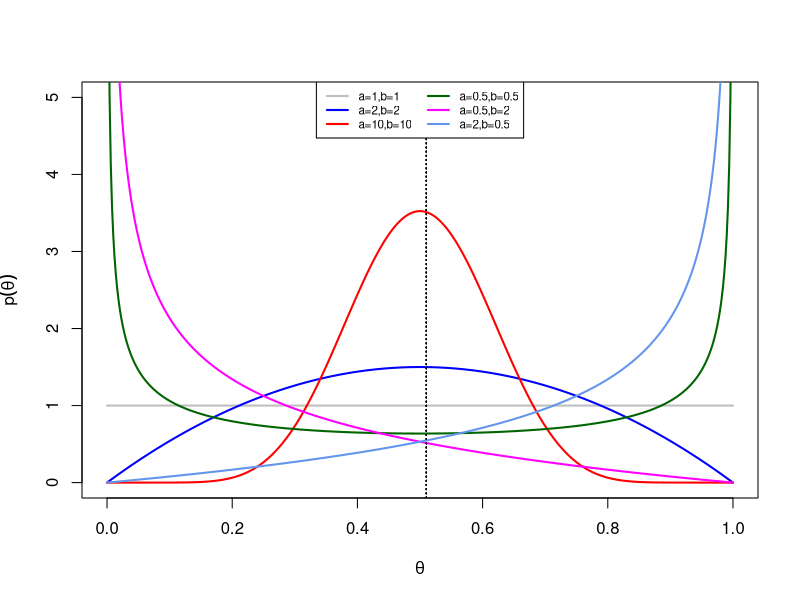
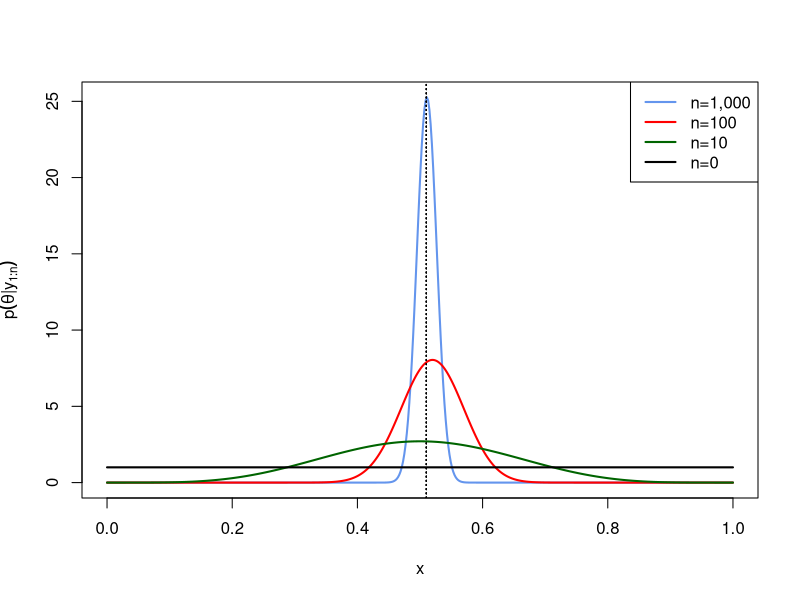

These charts were generated, in order, by the following R code:
#--------------------------------------------------------------
# Prior and posterior from the Beta-Bernoulli model (coin tossing)
#--------------------------------------------------------------

#--------------------------------------------------------------
#plotting and playing with the Beta(a,b) prior distribution
#--------------------------------------------------------------
genprBetas <- function(a,b,colset="blue",addF=F){
  curve(dbeta(x,shape1=a,shape2=b),from=0.0,to=1,
        ylab=expression(p(theta)),xlab=expression(theta),
        n=500,col=colset,add=addF,lwd=2,ylim=c(0,5))
  abline(v=0.51,lty=3,lwd=1)
}


genprBetas(a=1,b=1,colset="grey",addF=F)
genprBetas(a=2,b=2,colset="blue",addF=T)
genprBetas(a=10,b=10,colset="red",addF=T)
genprBetas(a=0.5,b=0.5,colset="darkgreen",addF=T)
genprBetas(a=0.5,b=2,colset="magenta",addF=T)
genprBetas(a=2,b=0.5,colset="cornflowerblue",addF=T)
# abline(v=0.51,lwd=1,lty=3)
legend("top",lty=rep(1,4),lwd=2,
       col=c("grey","blue","red","darkgreen","magenta","cornflowerblue"),
       legend=c("a=1,b=1","a=2,b=2","a=10,b=10","a=0.5,b=0.5","a=0.5,b=2","a=2,b=0.5"),
       ncol=2,cex=0.7)


#--------------------------------------------------------------
#plotting and playing with the Beta(a+sum(y),b+n-sum(y)) posterior distribution
#--------------------------------------------------------------
genBetas <- function(n,colset="blue",addF=F){
  y<-rbinom(n,1,0.51)
  curve(dbeta(x,shape1=(1+sum(y)),shape2=(1+n-sum(y))),from=0.0,to=1,
        ylab=expression(p(paste(theta,"|",y[1:n]))),n=500,col=colset,add=addF,lwd=2)
  abline(v=0.51,lty=3,lwd=1)  
}


genBetas(1000,colset="cornflowerblue",addF=F)
genBetas(100,colset="red",addF=T)
genBetas(10,colset="darkgreen",addF=T)
genBetas(0,colset="black",addF=T)
abline(v=0.51,lwd=1,lty=3)
legend("topright",lty=rep(1,4),lwd=2,
       col=c("cornflowerblue","red","darkgreen","black"),
       legend=c("n=1,000","n=100","n=10","n=0"))
